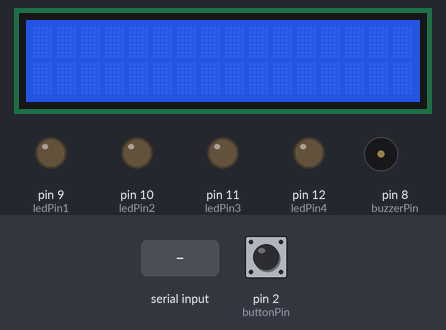
This sketch was run on a simulated Arduino Uno, built with avr-gcc and run on an emulated ATmega328P. Parts: 16×2 character LCD, output pins drawn as LEDs (lit = HIGH), buzzer (waves = sounding, pin HIGH). The inputs (shaded band) are chosen by the test bench; at power-on: pin 2 (buttonPin) HIGH. What the sketch prints to the serial monitor is not drawn.

Above: at 1.2 s.
1.3 s: "90,45,200\n" received over Serial
At 2.2 s:
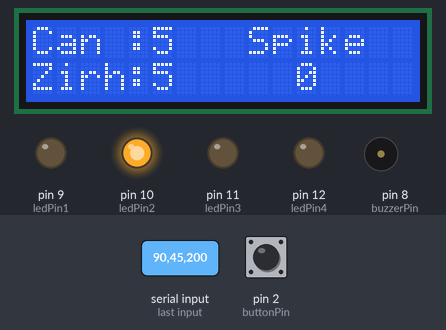
2.8 s: pin 2 (buttonPin) pulled LOW for 0.15 s
5.9 s: "30,150,10\n" received over Serial
At 7.0 s:
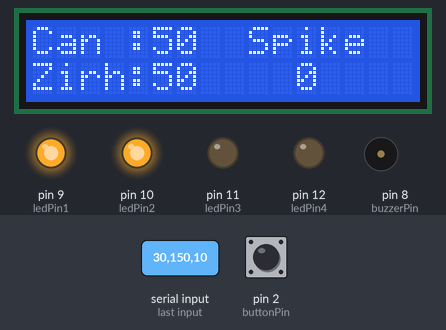
At 8.9 s:
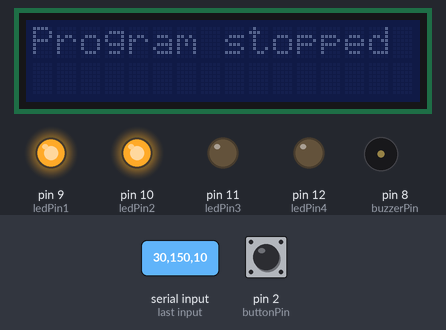
Timing chart, 0 to 10.4 s (numbered marks = the images above; inputs shaded):
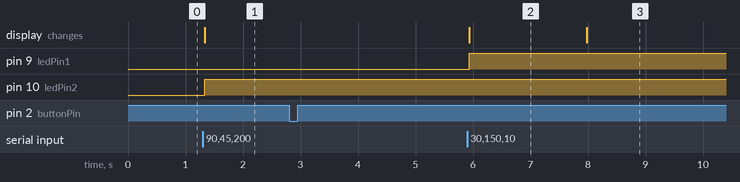

The sketch:

arduino.ino
```cpp
#include <Wire.h>
#include <LiquidCrystal_I2C.h>

// LCD nesnesi oluşturma
LiquidCrystal_I2C lcd(0x27, 16, 2);

// Pin tanımları
const int buzzerPin = 8; // Buzzer'ın bağlı olduğu pin numarası
const int buttonPin = 2; // Button'un bağlı olduğu pin numarası
const int ledPin1 = 9;
const int ledPin2 = 10;
const int ledPin3 = 11;
const int ledPin4 = 12;

// Zamanlama değişkenleri
unsigned long timerStart = 0;
bool timerStarted = false;

// Button durum değişkenleri
volatile bool buttonPressed = false;
unsigned long buttonPressTime = 0;
unsigned long temp_time = 0;

void setup() {
  // Seri bağlantı hızını 9600 baud olarak ayarla
  Serial.begin(9600);

  // Pin modlarını ayarlama
  pinMode(buzzerPin, OUTPUT); // Buzzer pinini çıkış olarak ayarla
  pinMode(buttonPin, INPUT_PULLUP); // Button pinini giriş olarak ayarla ve pullup direncini etkinleştir

  // External interrupt
  attachInterrupt(digitalPinToInterrupt(buttonPin), buttonPressInterrupt, RISING);

  // LED pinleri için pin modlarını ayarlama
  pinMode(ledPin1, OUTPUT);
  pinMode(ledPin2, OUTPUT);
  pinMode(ledPin3, OUTPUT);
  pinMode(ledPin4, OUTPUT);

  // LCD başlatma
  lcd.begin(16, 2);
  lcd.backlight();
  lcd.clear();
}

void loop() {
  // Button'a basıldıysa ve 5 saniye geçtiyse
  if (buttonPressed && (millis() - buttonPressTime > 5000)) {
    lcd.clear();
    lcd.print("Program stopped");
    temp_time = millis();

    // Eğer 2 saniyeden fazla süre geçtiyse
    if (temp_time > 2000) {
      lcd.noBacklight();
    }

    Serial.println("STOP py");

    while (true) {
      lcd.noBacklight();
    }; // Programı durdurmak için sonsuz döngü
  }

  // Seri bağlantı üzerinden veri geldiyse
  if (Serial.available()) {
    // Seri bağlantıdan gelen veriyi oku
    String message = Serial.readStringUntil('\n');

    // Button'a basıldıysa ve 5 saniye geçtiyse
    if (buttonPressed && (millis() - buttonPressTime > 5000)) {
      lcd.clear();
      lcd.print("Program stopped");
      temp_time = millis();

      // Eğer 2 saniyeden fazla süre geçtiyse
      if (temp_time > 2000) {
        lcd.noBacklight();
      }

      Serial.println("STOP py");

      while (true) {
        Serial.println("STOP py");
        lcd.noBacklight();
      }; // Programı durdurmak için sonsuz döngü
    }

    // Can ve zırh değerlerini ayrıştır
    int can = message.substring(message.indexOf("Can:") + 5, message.indexOf("Zirh:")).toInt();
    int zirh = message.substring(message.indexOf("Zirh:") + 5, message.indexOf("Spike:")).toInt();
    int spike = message.substring(message.indexOf("Spike") + 6).toInt();

    // LCD'ye değerleri yazdır
    lcd.clear();
    lcd.setCursor(0, 0);
    lcd.print("Can :");
    lcd.setCursor(0, 1);
    lcd.print("Zirh:");
    lcd.setCursor(9, 0);
    lcd.print("Spike");
    lcd.setCursor(5, 0);
    lcd.print(can);
    lcd.setCursor(5, 1);
    lcd.print(zirh);
    lcd.setCursor(11, 1);
    lcd.print(spike);

    // Spike değerine göre buzzer kontrolü
    if (spike > 6 && spike <= 29) {
      digitalWrite(buzzerPin, HIGH);
      delay(125);
      digitalWrite(buzzerPin, LOW);
    } else if (spike > 1 && spike <= 5) {
      digitalWrite(buzzerPin, HIGH);
    } else if (spike == 0) {
      digitalWrite(buzzerPin, LOW);
    };

    // Can değerine göre LED kontrolü
    if (can > 75 && can <= 100) {
      digitalWrite(ledPin1, HIGH);
      digitalWrite(ledPin2, HIGH);
      digitalWrite(ledPin3, HIGH);
      digitalWrite(ledPin4, HIGH);
    } else if (can > 50 && can <= 75) {
      digitalWrite(ledPin1, HIGH);
      digitalWrite(ledPin2, HIGH);
      digitalWrite(ledPin3, LOW);
      digitalWrite(ledPin4, HIGH);
    } else if (can > 25 && can <= 50) {
      digitalWrite(ledPin1, HIGH);
      digitalWrite(ledPin2, HIGH);
      digitalWrite(ledPin3, LOW);
      digitalWrite(ledPin4, LOW);
    } else if (can > 0 && can <= 25) {
      digitalWrite(ledPin1, LOW);
      digitalWrite(ledPin2, HIGH);
      digitalWrite(ledPin3, LOW);
      digitalWrite(ledPin4, LOW);
    } else {
      digitalWrite(ledPin1, LOW);
      digitalWrite(ledPin2, LOW);
      digitalWrite(ledPin3, LOW);
      digitalWrite(ledPin4, LOW);
    }
  }
}

void buttonPressInterrupt() {
  // Button basma kesme fonksiyonu
  buttonPressed = true;
  buttonPressTime = millis();
}
```

Measured:
- after the input at 1.3 s, pin 10 (ledPin2): LOW → HIGH at once; the display: changes at once (image 1)
- after the input at 2.8 s, every drawn part: stays the same
- after the input at 5.9 s, pin 9 (ledPin1): LOW → HIGH at once; the display: changes at once (image 2)
- what the display in image 2 shows lasts 2.1 s, from 5.9 s to 8.0 s
